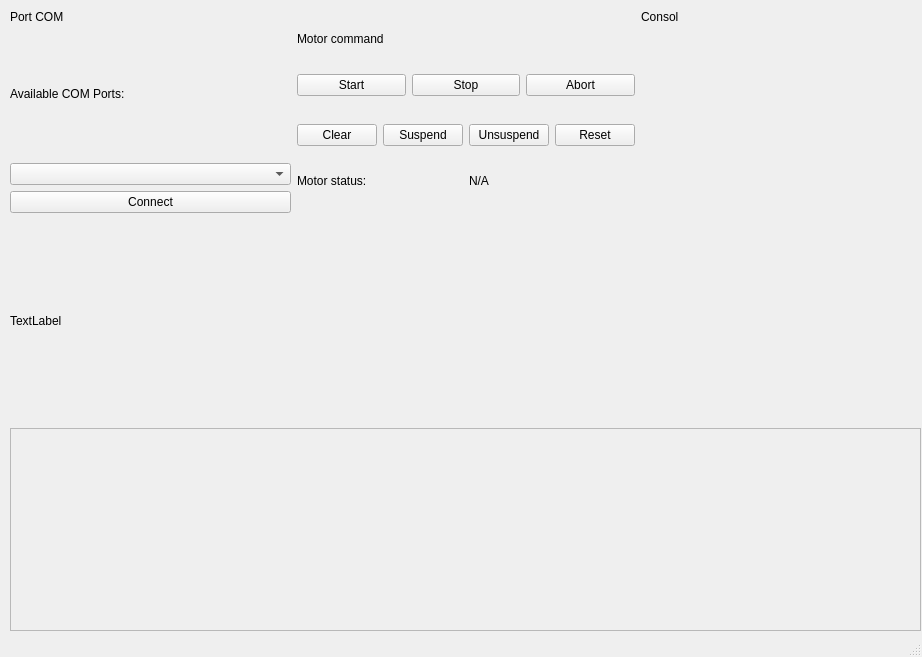
<?xml version="1.0" encoding="UTF-8"?>
<ui version="4.0">
 <class>MainWindow</class>
 <widget class="QMainWindow" name="MainWindow">
  <property name="geometry">
   <rect>
    <x>0</x>
    <y>0</y>
    <width>922</width>
    <height>657</height>
   </rect>
  </property>
  <property name="windowTitle">
   <string>MainWindow</string>
  </property>
  <widget class="QWidget" name="centralwidget">
   <widget class="QWidget" name="verticalLayoutWidget">
    <property name="geometry">
     <rect>
      <x>10</x>
      <y>10</y>
      <width>911</width>
      <height>621</height>
     </rect>
    </property>
    <layout class="QVBoxLayout" name="verticalLayout">
     <item>
      <layout class="QHBoxLayout" name="horizontalLayout">
       <item>
        <layout class="QVBoxLayout" name="verticalLayout_2">
         <item>
          <widget class="QLabel" name="label">
           <property name="sizePolicy">
            <sizepolicy hsizetype="Preferred" vsizetype="Maximum">
             <horstretch>0</horstretch>
             <verstretch>0</verstretch>
            </sizepolicy>
           </property>
           <property name="text">
            <string>Port COM</string>
           </property>
          </widget>
         </item>
         <item>
          <widget class="QLabel" name="label_2">
           <property name="text">
            <string>Available COM Ports:</string>
           </property>
          </widget>
         </item>
         <item>
          <widget class="QComboBox" name="comboBox_ComPorts"/>
         </item>
         <item>
          <layout class="QHBoxLayout" name="horizontalLayout_4">
           <item>
            <widget class="QPushButton" name="pushButton_conncet">
             <property name="text">
              <string>Connect</string>
             </property>
            </widget>
           </item>
          </layout>
         </item>
        </layout>
       </item>
       <item>
        <layout class="QVBoxLayout" name="verticalLayout_4">
         <item>
          <widget class="QLabel" name="label_5">
           <property name="sizePolicy">
            <sizepolicy hsizetype="Preferred" vsizetype="Maximum">
             <horstretch>0</horstretch>
             <verstretch>0</verstretch>
            </sizepolicy>
           </property>
           <property name="text">
            <string>Motor command</string>
           </property>
          </widget>
         </item>
         <item>
          <layout class="QHBoxLayout" name="horizontalLayout_6">
           <item>
            <widget class="QPushButton" name="pushButton_start">
             <property name="text">
              <string>Start</string>
             </property>
            </widget>
           </item>
           <item>
            <widget class="QPushButton" name="pushButton_stop">
             <property name="text">
              <string>Stop</string>
             </property>
            </widget>
           </item>
           <item>
            <widget class="QPushButton" name="pushButton_abort">
             <property name="text">
              <string>Abort</string>
             </property>
            </widget>
           </item>
          </layout>
         </item>
         <item>
          <layout class="QHBoxLayout" name="horizontalLayout_7">
           <item>
            <widget class="QPushButton" name="pushButton_clear">
             <property name="text">
              <string>Clear</string>
             </property>
            </widget>
           </item>
           <item>
            <widget class="QPushButton" name="pushButton_suspend">
             <property name="text">
              <string>Suspend</string>
             </property>
            </widget>
           </item>
           <item>
            <widget class="QPushButton" name="pushButton_unsuspend">
             <property name="text">
              <string>Unsuspend</string>
             </property>
            </widget>
           </item>
           <item>
            <widget class="QPushButton" name="pushButton_reset">
             <property name="text">
              <string>Reset</string>
             </property>
            </widget>
           </item>
          </layout>
         </item>
         <item>
          <layout class="QHBoxLayout" name="horizontalLayout_5">
           <item>
            <widget class="QLabel" name="label_6">
             <property name="sizePolicy">
              <sizepolicy hsizetype="Preferred" vsizetype="Maximum">
               <horstretch>0</horstretch>
               <verstretch>0</verstretch>
              </sizepolicy>
             </property>
             <property name="text">
              <string>Motor status:</string>
             </property>
            </widget>
           </item>
           <item>
            <widget class="QLabel" name="label_motStatus">
             <property name="sizePolicy">
              <sizepolicy hsizetype="Preferred" vsizetype="Maximum">
               <horstretch>0</horstretch>
               <verstretch>0</verstretch>
              </sizepolicy>
             </property>
             <property name="text">
              <string>N/A</string>
             </property>
            </widget>
           </item>
          </layout>
         </item>
        </layout>
       </item>
       <item>
        <layout class="QVBoxLayout" name="verticalLayout_3">
         <item>
          <widget class="QLabel" name="label_3">
           <property name="sizePolicy">
            <sizepolicy hsizetype="Preferred" vsizetype="Maximum">
             <horstretch>0</horstretch>
             <verstretch>0</verstretch>
            </sizepolicy>
           </property>
           <property name="text">
            <string>Consol</string>
           </property>
          </widget>
         </item>
         <item>
          <widget class="QLabel" name="label_consol">
           <property name="text">
            <string/>
           </property>
          </widget>
         </item>
        </layout>
       </item>
      </layout>
     </item>
     <item>
      <layout class="QHBoxLayout" name="horizontalLayout_2">
       <item>
        <layout class="QVBoxLayout" name="verticalLayout_5">
         <item>
          <widget class="QLabel" name="label_4">
           <property name="text">
            <string>TextLabel</string>
           </property>
          </widget>
         </item>
        </layout>
       </item>
      </layout>
     </item>
     <item>
      <layout class="QHBoxLayout" name="horizontalLayout_3">
       <item>
        <widget class="QFrame" name="frame_holdReg">
         <property name="frameShape">
          <enum>QFrame::Shape::StyledPanel</enum>
         </property>
         <property name="frameShadow">
          <enum>QFrame::Shadow::Raised</enum>
         </property>
        </widget>
       </item>
      </layout>
     </item>
    </layout>
   </widget>
  </widget>
  <widget class="QStatusBar" name="statusbar"/>
 </widget>
 <resources/>
 <connections/>
</ui>
